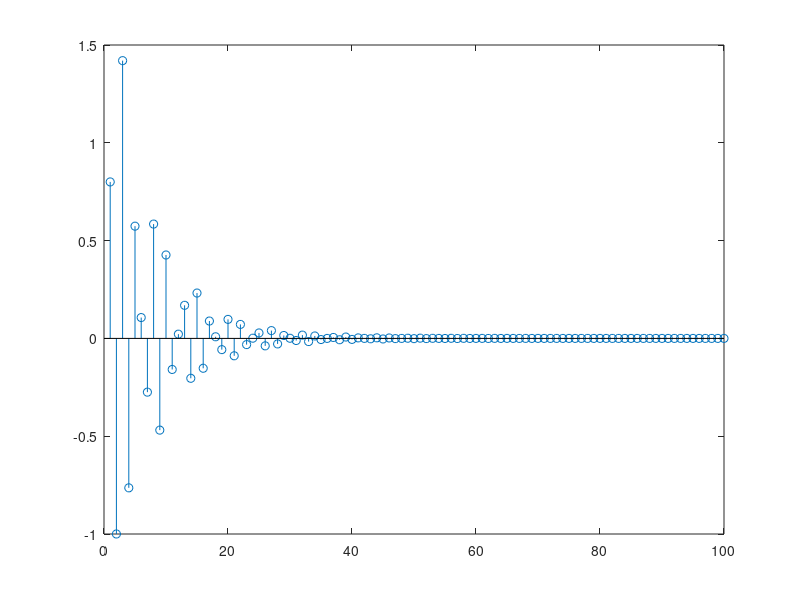

Write the MATLAB code that produced this figure.
%% program 3
% to find the impulse response of a given system as a difference equation

% Given difference equation
% y(n)+0.7y(n-1)-0.45y(n-2)-0.6y(n-3) =
% 0.8x(n)-0.44x(n-1)+0.36x(n-2)+0.2x(n-3).

clear all;
clc;

a = [1 0.7 -0.45 -0.6];
b = [0.8 -0.44 0.36 0.2];

r = impz(b,a);

stem(r)